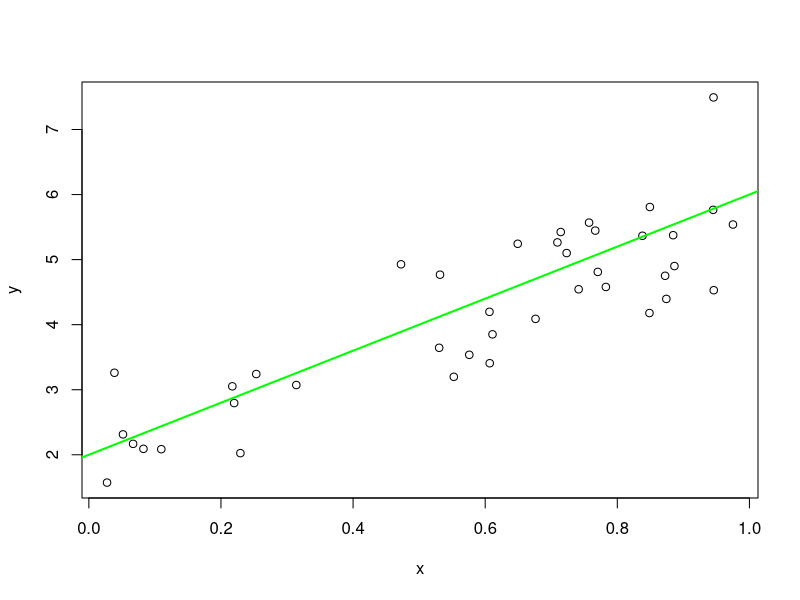

This chart was generated by the following R code:
a <- 2
b <- 4
sigSq <- 0.5
n <- 40

x <- runif(n)
avgX <- mean(x)
write(avgX, "avgX.txt")

y <- a + b * x + rnorm(n, sd = sqrt(sigSq))

plot(x, y)
abline(a, b, col = "green", lwd = 2)

dev.print(pdf, "nifty_plot.pdf")
